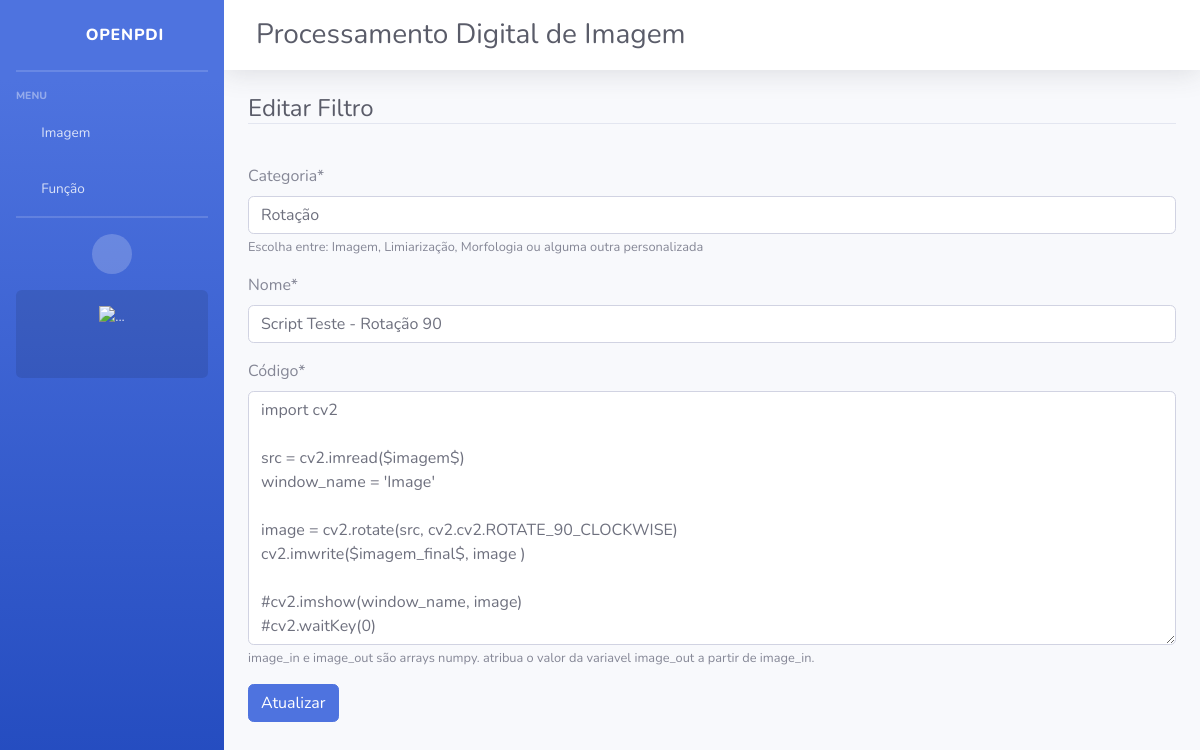
/filtros/editar/script/1, run on an earlier commit of the app's database.
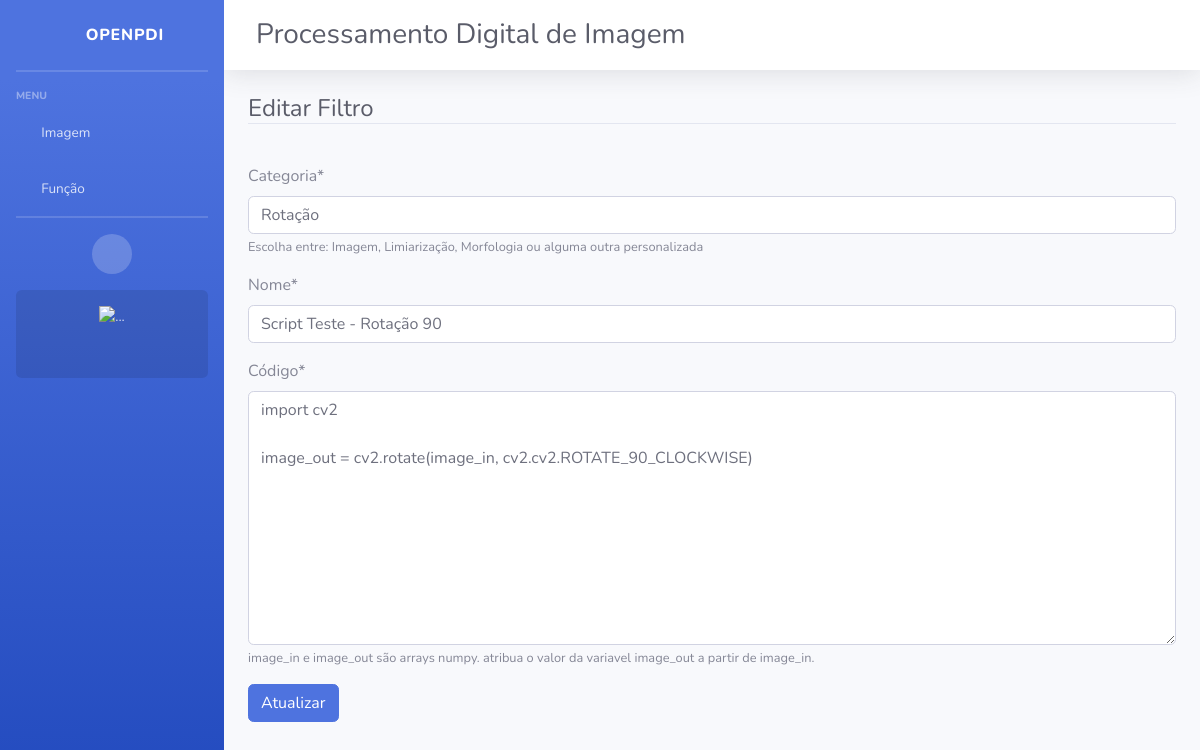
And on a later commit of the database.
### filtros/models.py (models this page shows, shortened)
class Script(models.Model):
    help_text='''Escolha entre: Imagem, Limiarização, Morfologia ou alguma outra personalizada'''
    categoria = models.CharField(max_length=50, help_text=help_text)
    nome = models.CharField(max_length=50)
    help_text='''image_in e image_out são arrays numpy.
    atribua o valor da variavel image_out a partir de image_in.'''
    codigo = models.TextField(max_length=255, verbose_name="Código", help_text=help_text)

### filtros/views.py (the view)
# urls.py: path('filtros/editar/script/<int:pk>', ScriptUpdate.as_view(), name="editar-script"),
class ScriptUpdate(UpdateView):
    model = Script
    fields = ['categoria', 'nome', 'codigo']
    template_name = 'filtros/form.html'
    success_url = reverse_lazy('inicio')
    def get_context_data(self, *args, **kwargs):
        context = super().get_context_data(*args, **kwargs)
        context['titulo'] = "Editar Filtro"
        context['botao'] = "Atualizar"
        return context

### filtros/templates/filtros/form.html (shortened to what this page needs)
{% extends 'paginas/base.html' %}
{% load static %}
{% load crispy_forms_tags %}
{% block conteudo %}
<div class="container-fluid">
    <h4 class="text-dark border-bottom my-3">
        {{ titulo }}
    </h4>
    <br>
    <form action="" method="POST">
        {{ form|crispy }}
        <button type="submit" class="btn btn-primary">{{ botao }}</button>
    </form>
</div>
{% endblock %}

What changed in the data, as far as the page shows it:
changed Script "Rotação": codigo "import cv2 src = cv2.imread($imagem$) window_name = 'Image' image = cv2.rotate(src, cv2.cv2.ROTATE_90_CLOCKWISE) cv2.imwrite($imagem_final$, image ) #cv2.imshow(window_name, image) #cv2.waitKey(0)" → "import cv2 image_out = cv2.rotate(image_in, cv2.cv2.ROTATE_90_CLOCKWISE)"
